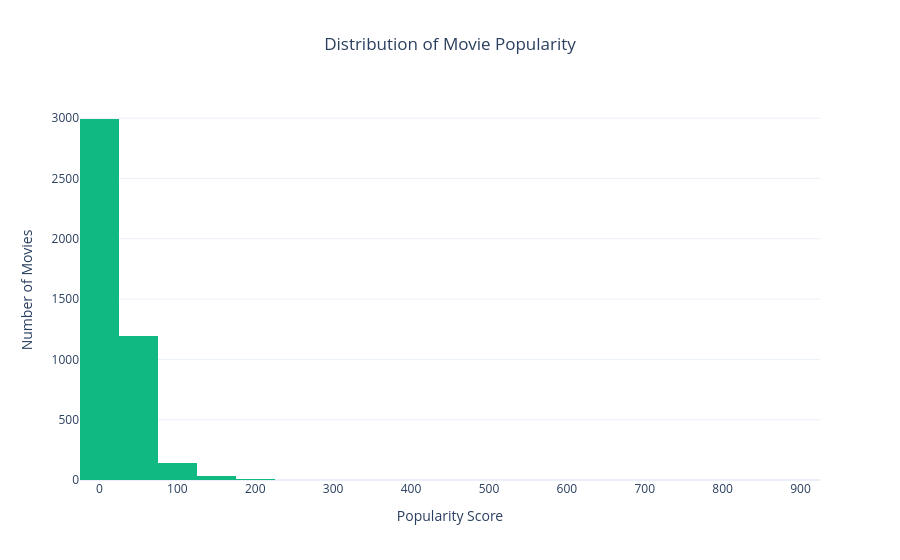

Notebook source saved alongside this figure:
### Code cell
fig = px.histogram(
    df,
    x="popularity",
    nbins=40,
    title="Distribution of Movie Popularity",
    color_discrete_sequence=["#10B981"]
)

fig.update_layout(
    template="plotly_white",
    title_x=0.5,
    xaxis_title="Popularity Score",
    yaxis_title="Number of Movies"
)

fig.update_traces(
    hovertemplate="<b>Popularity:</b> %{x}<br><b>Movies:</b> %{y}<extra></extra>"
)

fig.show()

### Figure 1 — Plotly figure (JSON) as saved in the notebook; plotly's stock layout.template omitted (floating-point values rounded to 4 significant figures; data arrays with more than 128 entries replaced by an {"elided": "..."} marker saying what was removed)
{"data": [{"bingroup": "x", "hovertemplate": "<b>Popularity:</b> %{x}<br><b>Movies:</b> %{y}<extra></extra>", "legendgroup": "", "marker": {"color": "#10B981", "pattern": {"shape": ""}}, "name": "", "nbinsx": 40, "orientation": "v", "showlegend": false, "type": "histogram", "x": {"elided": "4375 float values"}, "xaxis": "x", "yaxis": "y"}], "layout": {"barmode": "relative", "legend": {"tracegroupgap": 0}, "title": {"text": "Distribution of Movie Popularity", "x": 0.5}, "xaxis": {"anchor": "y", "domain": [0, 1], "title": {"text": "Popularity Score"}}, "yaxis": {"anchor": "x", "domain": [0, 1], "title": {"text": "Number of Movies"}}}}
